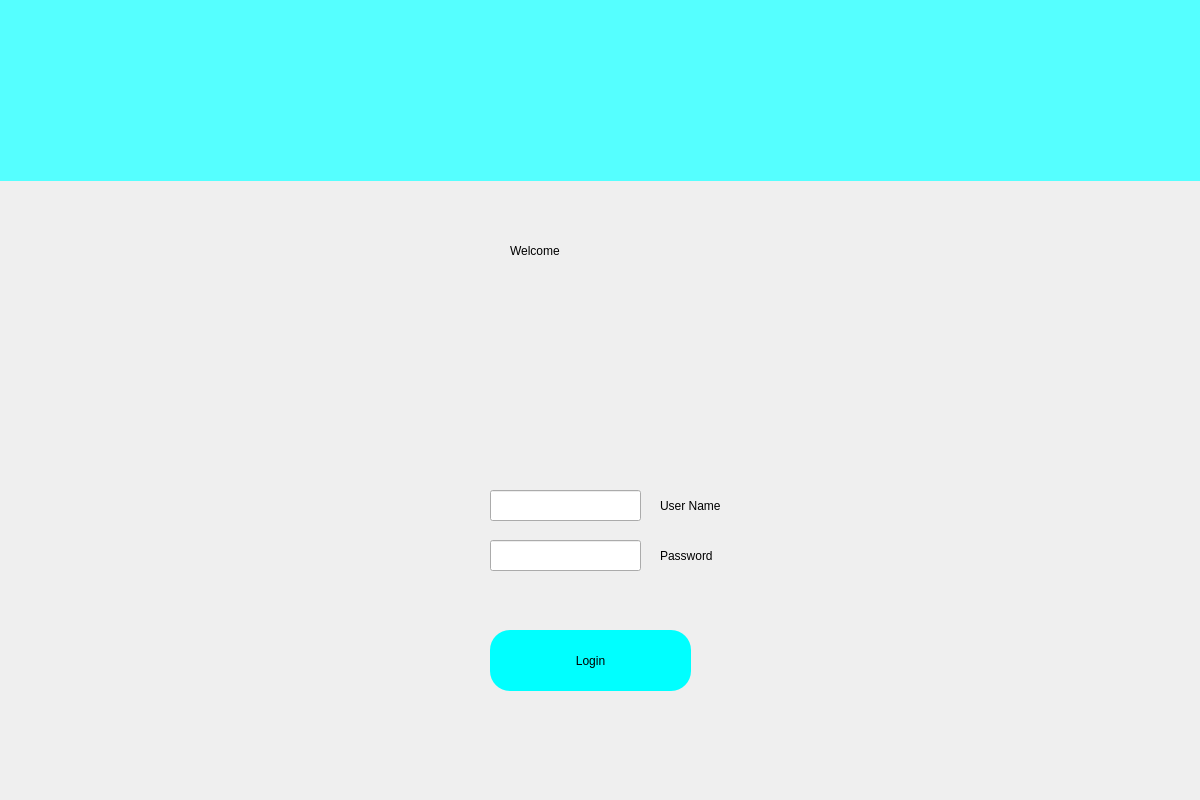
<?xml version="1.0" encoding="UTF-8"?>
<ui version="4.0">
 <class>Form</class>
 <widget class="QWidget" name="Form">
  <property name="geometry">
   <rect>
    <x>0</x>
    <y>0</y>
    <width>1200</width>
    <height>800</height>
   </rect>
  </property>
  <property name="windowTitle">
   <string>Form</string>
  </property>
  <widget class="QLabel" name="label">
   <property name="geometry">
    <rect>
     <x>0</x>
     <y>0</y>
     <width>1200</width>
     <height>181</height>
    </rect>
   </property>
   <property name="styleSheet">
    <string notr="true">
background-color: rgb(85, 255, 255);</string>
   </property>
   <property name="text">
    <string/>
   </property>
   <property name="pixmap">
    <pixmap>../../../../../../../../../home/klyell/.designer/images/nmwrri_small_logo.png</pixmap>
   </property>
   <property name="scaledContents">
    <bool>false</bool>
   </property>
  </widget>
  <widget class="QLabel" name="label_2">
   <property name="geometry">
    <rect>
     <x>510</x>
     <y>220</y>
     <width>171</width>
     <height>61</height>
    </rect>
   </property>
   <property name="styleSheet">
    <string notr="true">font: 28pt &quot;Sans Serif&quot;;</string>
   </property>
   <property name="text">
    <string>Welcome</string>
   </property>
  </widget>
  <widget class="QPushButton" name="loginButton">
   <property name="geometry">
    <rect>
     <x>490</x>
     <y>630</y>
     <width>201</width>
     <height>61</height>
    </rect>
   </property>
   <property name="styleSheet">
    <string notr="true">border-radius:20px; 
background-color: rgb(0, 255, 255);
font: 14pt &quot;Sans Serif&quot;;</string>
   </property>
   <property name="text">
    <string>Login</string>
   </property>
  </widget>
  <widget class="QLineEdit" name="userName">
   <property name="geometry">
    <rect>
     <x>490</x>
     <y>490</y>
     <width>151</width>
     <height>31</height>
    </rect>
   </property>
  </widget>
  <widget class="QLineEdit" name="password">
   <property name="geometry">
    <rect>
     <x>490</x>
     <y>540</y>
     <width>151</width>
     <height>31</height>
    </rect>
   </property>
  </widget>
  <widget class="QLabel" name="label_6">
   <property name="geometry">
    <rect>
     <x>660</x>
     <y>490</y>
     <width>221</width>
     <height>31</height>
    </rect>
   </property>
   <property name="styleSheet">
    <string notr="true">font: 14pt &quot;Sans Serif&quot;;</string>
   </property>
   <property name="text">
    <string>User Name</string>
   </property>
  </widget>
  <widget class="QLabel" name="label_7">
   <property name="geometry">
    <rect>
     <x>660</x>
     <y>540</y>
     <width>221</width>
     <height>31</height>
    </rect>
   </property>
   <property name="styleSheet">
    <string notr="true">font: 14pt &quot;Sans Serif&quot;;</string>
   </property>
   <property name="text">
    <string>Password</string>
   </property>
  </widget>
  <widget class="QLabel" name="error">
   <property name="geometry">
    <rect>
     <x>490</x>
     <y>590</y>
     <width>291</width>
     <height>16</height>
    </rect>
   </property>
   <property name="styleSheet">
    <string notr="true">font: 12pt &quot;Sans Serif&quot;;color:rgb(255, 0, 0);</string>
   </property>
   <property name="text">
    <string/>
   </property>
  </widget>
  <widget class="QLabel" name="label_3">
   <property name="geometry">
    <rect>
     <x>0</x>
     <y>0</y>
     <width>1200</width>
     <height>181</height>
    </rect>
   </property>
   <property name="styleSheet">
    <string notr="true">
background-color: rgb(85, 255, 255);</string>
   </property>
   <property name="text">
    <string/>
   </property>
   <property name="pixmap">
    <pixmap>../images/nmwrri_small_logo.png</pixmap>
   </property>
   <property name="scaledContents">
    <bool>false</bool>
   </property>
  </widget>
 </widget>
 <resources/>
 <connections/>
</ui>
